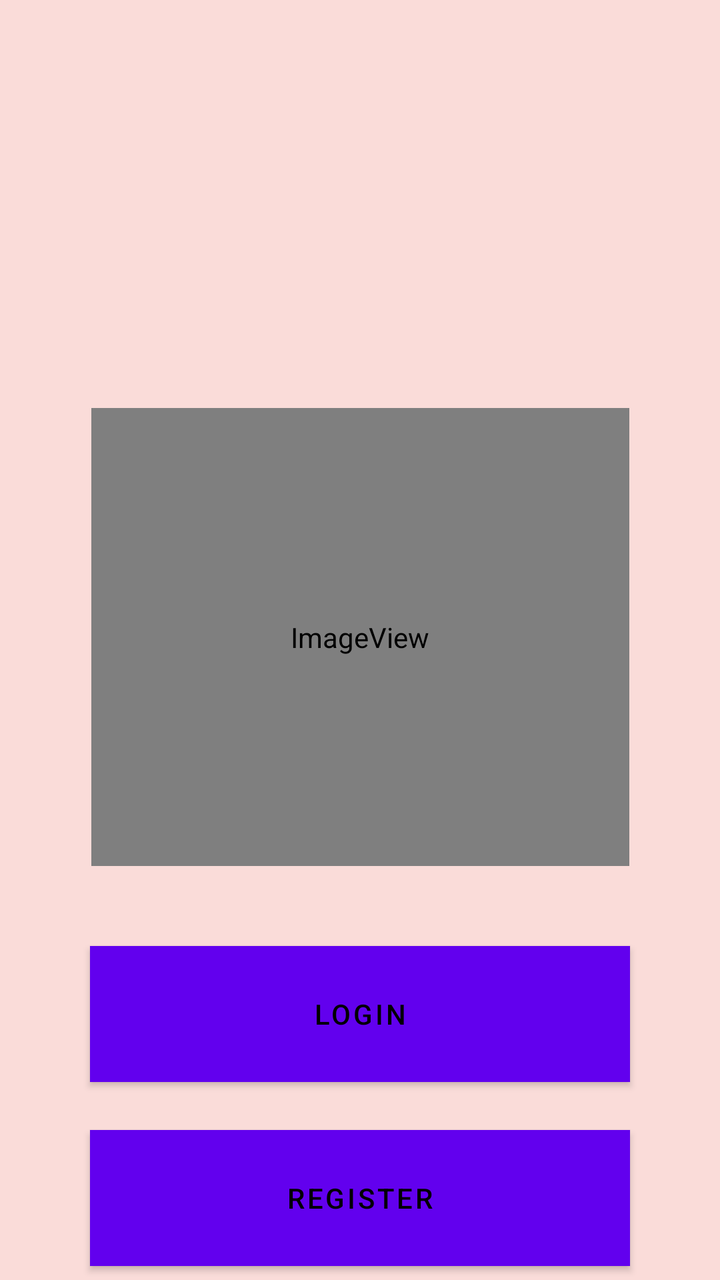
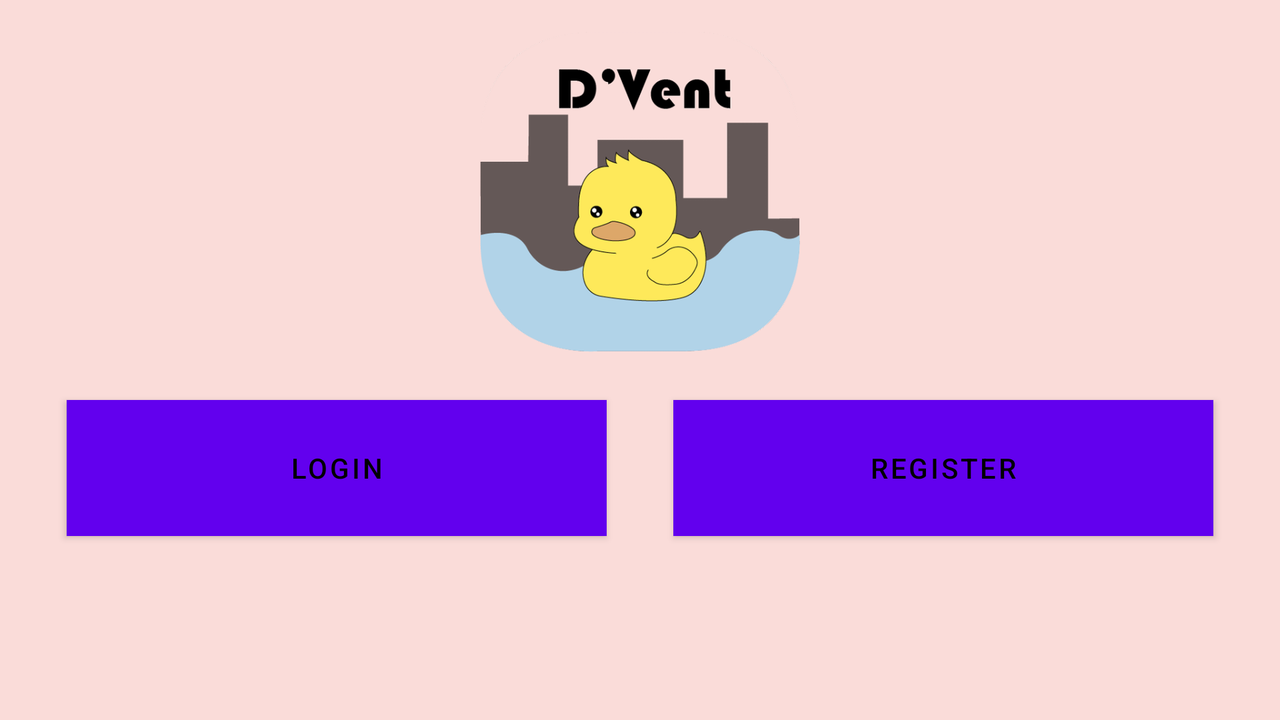

One screen, two layout resources from the same app: the default and the repository's alternative for another configuration. Each is rendered where Android would select it; the XML of both is given below.
<!-- AndroidManifest.xml: application theme Theme.DEvent -->
<!-- res/layout/loginpage.xml -->
<?xml version="1.0" encoding="utf-8"?>
<androidx.constraintlayout.widget.ConstraintLayout xmlns:android="http://schemas.android.com/apk/res/android"
    xmlns:app="http://schemas.android.com/apk/res-auto"
    xmlns:tools="http://schemas.android.com/tools"
    android:layout_width="match_parent"
    android:layout_height="match_parent"
    android:background="#FADCD9">

    <ImageView
        android:id="@+id/AppName"
        android:layout_width="269dp"
        android:layout_height="229dp"
        android:layout_marginTop="204dp"
        app:layout_constraintEnd_toEndOf="parent"
        app:layout_constraintStart_toStartOf="parent"
        app:layout_constraintTop_toTopOf="parent"
        app:srcCompat="@android:drawable/sym_def_app_icon" />

    <Button
        android:id="@+id/Login"
        android:layout_width="270dp"
        android:layout_height="68dp"
        android:layout_marginTop="40dp"
        android:background="#F8afa6"
        android:text="Login"
        android:textColor="#000000"
        app:layout_constraintEnd_toEndOf="parent"
        app:layout_constraintStart_toStartOf="parent"
        app:layout_constraintTop_toBottomOf="@+id/AppName" />

    <Button
        android:id="@+id/Register"
        android:layout_width="270dp"
        android:layout_height="68dp"
        android:layout_marginTop="24dp"
        android:background="#F8afa6"
        android:text="Register"
        android:textColor="#000000"
        app:layout_constraintEnd_toEndOf="parent"
        app:layout_constraintStart_toStartOf="parent"
        app:layout_constraintTop_toBottomOf="@+id/Login" />

</androidx.constraintlayout.widget.ConstraintLayout>
<!-- resources referenced by this layout -->
<resources>
  <style name="Theme.DEvent" parent="Theme.MaterialComponents.DayNight.DarkActionBar">
          
          <item name="colorPrimary">@color/purple_500</item>
          <item name="colorPrimaryVariant">@color/purple_700</item>
          <item name="colorOnPrimary">@color/white</item>
          
          <item name="colorSecondary">@color/teal_200</item>
          <item name="colorSecondaryVariant">@color/teal_700</item>
          <item name="colorOnSecondary">@color/black</item>
          
          <item name="android:statusBarColor" tools:targetApi="l">?attr/colorPrimaryVariant</item>
          
      </style>
  <color name="purple_500">#FF6200EE</color>
  <color name="purple_700">#FF3700B3</color>
  <color name="white">#FFFFFFFF</color>
  <color name="teal_200">#FF03DAC5</color>
  <color name="teal_700">#FF018786</color>
  <color name="black">#FF000000</color>
</resources>
<!-- res/layout-land/loginpage.xml (the repository's variant of the layout above) -->
<!-- drawn on the phone turned sideways -->
<?xml version="1.0" encoding="utf-8"?>
<androidx.constraintlayout.widget.ConstraintLayout xmlns:android="http://schemas.android.com/apk/res/android"
    xmlns:app="http://schemas.android.com/apk/res-auto"
    xmlns:tools="http://schemas.android.com/tools"
    android:layout_width="match_parent"
    android:layout_height="match_parent"
    android:background="#FADCD9">

    <ScrollView
        android:layout_width="0dp"
        android:layout_height="0dp"
        android:fillViewport="true"
        app:layout_constraintBottom_toBottomOf="parent"
        app:layout_constraintEnd_toEndOf="parent"
        app:layout_constraintStart_toStartOf="parent"
        app:layout_constraintTop_toTopOf="parent">

        <androidx.constraintlayout.widget.ConstraintLayout
            android:layout_width="match_parent"
            android:layout_height="match_parent"
            app:layout_constraintEnd_toEndOf="parent"
            app:layout_constraintStart_toStartOf="parent"
            app:layout_constraintTop_toTopOf="parent">

            <ImageView
                android:id="@+id/AppName"
                android:layout_width="230dp"
                android:layout_height="160dp"
                android:layout_marginTop="16dp"
                app:layout_constraintEnd_toEndOf="parent"
                app:layout_constraintStart_toStartOf="parent"
                app:layout_constraintTop_toTopOf="parent"
                app:srcCompat="@drawable/playstore" />

            <Button
                android:id="@+id/Login"
                android:layout_width="270dp"
                android:layout_height="68dp"
                android:layout_marginTop="24dp"
                android:background="#F8afa6"
                android:text="Login"
                android:textColor="#000000"
                app:layout_constraintEnd_toStartOf="@+id/Register"
                app:layout_constraintHorizontal_bias="0.5"
                app:layout_constraintStart_toStartOf="parent"
                app:layout_constraintTop_toBottomOf="@+id/AppName" />

            <Button
                android:id="@+id/Register"
                android:layout_width="270dp"
                android:layout_height="68dp"
                android:layout_marginTop="24dp"
                android:background="#F8afa6"
                android:text="Register"
                android:textColor="#000000"
                app:layout_constraintEnd_toEndOf="parent"
                app:layout_constraintHorizontal_bias="0.5"
                app:layout_constraintStart_toEndOf="@+id/Login"
                app:layout_constraintTop_toBottomOf="@+id/AppName" />

        </androidx.constraintlayout.widget.ConstraintLayout>
    </ScrollView>
</androidx.constraintlayout.widget.ConstraintLayout>
<!-- resources referenced by the variant -->
<!-- as the phone turned sideways resolves them -->
<resources>
  <!-- drawable playstore: png bitmap (drawable, 67427 bytes) -->
  <style name="Theme.DEvent" parent="Theme.MaterialComponents.DayNight.DarkActionBar">
          
          <item name="colorPrimary">@color/purple_500</item>
          <item name="colorPrimaryVariant">@color/purple_700</item>
          <item name="colorOnPrimary">@color/white</item>
          
          <item name="colorSecondary">@color/teal_200</item>
          <item name="colorSecondaryVariant">@color/teal_700</item>
          <item name="colorOnSecondary">@color/black</item>
          
          <item name="android:statusBarColor" tools:targetApi="l">?attr/colorPrimaryVariant</item>
          
      </style>
  <color name="purple_500">#FF6200EE</color>
  <color name="purple_700">#FF3700B3</color>
  <color name="white">#FFFFFFFF</color>
  <color name="teal_200">#FF03DAC5</color>
  <color name="teal_700">#FF018786</color>
  <color name="black">#FF000000</color>
</resources>
